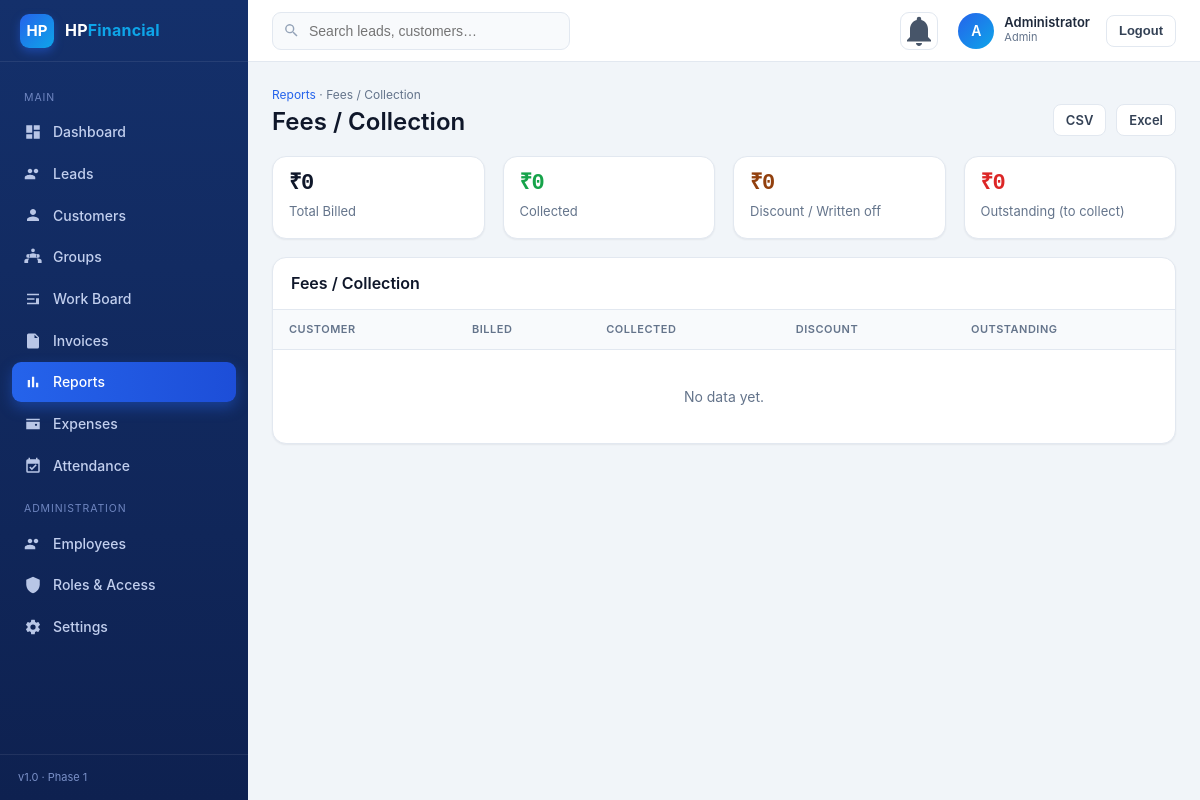
The page /reports/fees (signed in) on the database its author committed.
### tables this page shows
CREATE TABLE users (
  id BIGINT UNSIGNED AUTO_INCREMENT PRIMARY KEY,
  name VARCHAR(120) NOT NULL,
  mobile VARCHAR(15) NOT NULL UNIQUE,
  email VARCHAR(150) NULL,
  password_hash VARCHAR(255) NOT NULL,
  role_id BIGINT UNSIGNED NOT NULL,
  status ENUM('active','inactive') NOT NULL DEFAULT 'active',
  must_change_password TINYINT(1) NOT NULL DEFAULT 1,
  last_login_at DATETIME NULL,
  created_by BIGINT UNSIGNED NULL,
  created_at DATETIME NOT NULL DEFAULT CURRENT_TIMESTAMP,
  updated_at DATETIME NOT NULL DEFAULT CURRENT_TIMESTAMP ON UPDATE CURRENT_TIMESTAMP,
  FOREIGN KEY (role_id) REFERENCES roles(id),
  INDEX(status)
);

CREATE TABLE roles (
  id BIGINT UNSIGNED AUTO_INCREMENT PRIMARY KEY,
  name VARCHAR(50) NOT NULL,
  slug VARCHAR(50) NOT NULL UNIQUE
);

### app/Core/Controller.php (called while the page is built, shortened)
<?php
abstract class Controller
{
    protected function view(string $template, array $data = [], string $layout = 'app'): void
    {
        extract($data, EXTR_SKIP);
        $content = (function () use ($template, $data) {
            extract($data, EXTR_SKIP);
            ob_start();
            require APP_PATH . '/Views/' . $template . '.php';
            return ob_get_clean();
        })();
        require APP_PATH . '/Views/layouts/' . $layout . '.php';
    }
}

### app/Controllers/ReportController.php (called while the page is built, shortened)
<?php
class ReportController extends Controller
{
    private function nav(): array { return ['unreadCount' => Notification::unreadCount(Auth::id())]; }
    public function show(string $type): void
    {
        $f = Request::only(['financial_year','service','date_from','date_to']);
        $rows = []; $title = ucwords(str_replace('-', ' ', $type)); $cols = [];
        if ($type === 'fees') {
            $title = 'Fees / Collection';
            $cols = ['Customer','Billed','Collected','Discount','Outstanding'];
            $rows = self::feesByCustomer();
        } elseif ($type === 'leads') {
            $title = 'Leads Report'; $cols = ['Status','Count'];
            $rows = Model::query("SELECT status, COUNT(*) c FROM leads GROUP BY status");
        } elseif ($type === 'customers') {
            $title = 'Customers by Service'; $cols = ['Service','Customers'];
            $rows = Model::query("SELECT s.name AS service, COUNT(DISTINCT cs.customer_id) c
                FROM customer_services cs JOIN services s ON s.id=cs.service_id GROUP BY s.id ORDER BY c DESC");
        } else {
            $title = 'Service / Job Report'; $cols = ['Service','Jobs'];
            $rows = Model::query("SELECT s.name AS service, COUNT(j.id) c
                FROM service_jobs j JOIN services s ON s.code=j.service_code GROUP BY j.service_code ORDER BY c DESC");
        }
        $totals = null;
        if ($type === 'fees') {
            $totals = [
                'billed'      => array_sum(array_column($rows, 'billed')),
                'collected'   => array_sum(array_column($rows, 'collected')),
                'discount'    => array_sum(array_column($rows, 'discount')),
                'outstanding' => array_sum(array_map(fn($r) => max(0, (float)$r['outstanding']), $rows)),
            ];
        }
        $this->view('reports/show', array_merge($this->nav(), [
            'pageTitle' => $title, 'activeNav' => 'reports',
            'type' => $type, 'title' => $title, 'cols' => $cols, 'rows' => $rows, 'totals' => $totals,
            'f' => $f, 'services' => Service::activeList(),
        ]));
    }
    private static function feesByCustomer(): array
    {
        $rows = Model::query(
            "SELECT COALESCE(NULLIF(c.firm_name,''), c.name) AS customer,
                COALESCE((SELECT SUM(j.fees_amount) FROM service_jobs j WHERE j.customer_id = c.id),0) AS billed,
                COALESCE((SELECT SUM(p.amount) FROM service_payments p JOIN service_jobs j ON j.id = p.job_id WHERE j.customer_id = c.id),0)
                + COALESCE((SELECT SUM(l.amount) FROM customer_ledger l WHERE l.customer_id = c.id AND l.entry_type = 'payment'),0) AS collected,
                COALESCE((SELECT SUM(l.amount) FROM customer_ledger l WHERE l.customer_id = c.id AND l.entry_type = 'discount'),0) AS discount
             FROM customers c
             HAVING billed > 0 OR collected > 0 OR discount > 0
             ORDER BY (billed - collected - discount) DESC, customer");
        return $rows;
    }
}

### public/index.php (called while the page is built, shortened)
<?php
require dirname(__DIR__) . '/app/bootstrap.php';
$router = new Router();
$router->dispatch(Request::method(), Request::path());

### app/Helpers/functions.php (called while the page is built, shortened)
<?php
function e($v): string { return htmlspecialchars((string)($v ?? ''), ENT_QUOTES, 'UTF-8'); }
function base_url(): string
{
    $script = str_replace('\\', '/', dirname($_SERVER['SCRIPT_NAME'] ?? ''));
    return rtrim($script, '/');
}
function url(string $path = '/'): string
{
    return base_url() . '/' . ltrim($path, '/');
}
function asset(string $path): string { return url('assets/' . ltrim($path, '/')); }
function can(string $perm): bool { return Auth::can($perm); }
function active(string $page, string $current): string { return $page === $current ? 'active' : ''; }
function initials(string $name): string
{
    $p = preg_split('/\s+/', trim($name));
    return strtoupper(substr($p[0] ?? '', 0, 1) . (isset($p[1]) ? substr($p[1], 0, 1) : ''));
}

### app/Core/Auth.php (called while the page is built, shortened)
<?php
class Auth
{
    private static ?array $user = null;
    public static function check(): bool { return self::user() !== null; }
    public static function user(): ?array
    {
        if (self::$user !== null) return self::$user;
        $id = Session::get('user_id');
        $st = Database::pdo()->prepare("SELECT u.*, r.slug AS role_slug, r.name AS role_name
            FROM users u JOIN roles r ON r.id = u.role_id WHERE u.id = ? LIMIT 1");
        $st->execute([$id]);
        self::$user = $st->fetch() ?: null;
        return self::$user;
    }
    public static function isAdmin(): bool
    {
        $u = self::user();
        return $u && $u['role_slug'] === 'admin';
    }
    public static function can(string $perm): bool
    {
        return self::isAdmin() || in_array($perm, self::permissions(), true);
    }
}

### app/bootstrap.php (called while the page is built, shortened)
<?php
function env(string $key, $default = null) {
    return $_ENV[$key] ?? getenv($key) ?: $default;
}
spl_autoload_register(function (string $class) {
    $prefix = 'App\\';
    $rel = str_replace('\\', '/', substr($class, strlen($prefix)));
    $file = APP_PATH . '/' . $rel . '.php';
});
require APP_PATH . '/Helpers/functions.php';

### app/Core/Database.php (called while the page is built, shortened)
<?php
class Database
{
    private static ?PDO $pdo = null;
    public static function pdo(): PDO
    {
        if (self::$pdo === null) {
            $host = env('DB_HOST', '127.0.0.1');
            $port = env('DB_PORT', '3306');
            $name = env('DB_NAME', 'hp');
            $dsn  = "mysql:host=$host;port=$port;dbname=$name;charset=utf8mb4";
            self::$pdo = new PDO($dsn, env('DB_USER', 'root'), env('DB_PASS', ''), [
                PDO::ATTR_ERRMODE            => PDO::ERRMODE_EXCEPTION,
                PDO::ATTR_DEFAULT_FETCH_MODE => PDO::FETCH_ASSOC,
                PDO::ATTR_EMULATE_PREPARES   => false,
            ]);
        }
        return self::$pdo;
    }
}

### app/Core/Session.php (called while the page is built, shortened)
<?php
class Session
{
    public static function get(string $k, $d = null) { return $_SESSION[$k] ?? $d; }
}

### app/Core/Request.php (called while the page is built, shortened)
<?php
class Request
{
    public static function input(string $key, $default = null)
    {
        return $_POST[$key] ?? $_GET[$key] ?? $default;
    }
    public static function only(array $keys): array
    {
        $out = [];
        foreach ($keys as $k) { $out[$k] = self::input($k); }
        return $out;
    }
}

### app/Core/Model.php (called while the page is built, shortened)
<?php
abstract class Model
{
    protected static function db(): PDO { return Database::pdo(); }
    public static function query(string $sql, array $params = []): array
    {
        $st = self::db()->prepare($sql);
        $st->execute($params);
        return $st->fetchAll();
    }
}

### app/Views/layouts/app.php (the view, shortened to what this page needs)
<?php
$u = Auth::user();
$active = $activeNav ?? '';
$nav = [
  ['Main'],
  ['dashboard','Dashboard','/', true],
  ['leads','Leads','/leads', can('leads.view')],
  ['customers','Customers','/customers', can('customers.view')],
  ['families','Groups','/families', can('customers.view')],
  ['board','Work Board','/work-board', can('services.view')],
  ['invoices','Invoices','/invoices', can('invoices.manage')],
  ['reports','Reports','/reports', can('reports.view')],
  ['expenses','Expenses','/expenses', can('expenses.manage')],
  ['attendance', can('attendance.manage') ? 'Attendance' : 'My Attendance', '/attendance', true],
  ['Administration'],
  ['employees','Employees','/employees', can('employees.view')],
  ['roles','Roles & Access','/roles', can('roles.manage')],
  ['settings','Settings','/settings', can('settings.manage')],
];
$icons = [
  'dashboard'=>'M3 13h8V3H3v10zm0 8h8v-6H3v6zm10 0h8V11h-8v10zm0-18v6h8V3h-8z',
  'leads'=>'M16 11c1.66 0 3-1.34 3-3s-1.34-3-3-3-3 1.34-3 3 1.34 3 3 3zm-8 0c1.66 0 3-1.34 3-3S9.66 5 8 5 5 6.34 5 8s1.34 3 3 3zm0 2c-2.33 0-7 1.17-7 3.5V19h14v-2.5C15 14.17 10.33 13 8 13z',
  'customers'=>'M12 12c2.21 0 4-1.79 4-4s-1.79-4-4-4-4 1.79-4 4 1.79 4 4 4zm0 2c-2.67 0-8 1.34-8 4v2h16v-2c0-2.66-5.33-4-8-4z',
  'families'=>'M12 5.5A2.5 2.5 0 1 1 12 .5a2.5 2.5 0 0 1 0 5zM5.5 13a2.5 2.5 0 1 1 0-5 2.5 2.5 0 0 1 0 5zm13 0a2.5 2.5 0 1 1 0-5 2.5 2.5 0 0 1 0 5zM12 7c-2 0-5 1-5 3v3h10v-3c0-2-3-3-5-3zM5.5 14C3.5 14 .5 15 .5 17v3h5v-3c0-1 .5-2 1.5-2.7-.5-.2-1-.3-1.5-.3zm13 0c-.5 0-1 .1-1.5.3 1 .7 1.5 1.7 1.5 2.7v3h5v-3c0-2-3-3-5-3z',
  'expenses'=>'M21 7H3V5h18v2zm0 2v10H3V9h18zm-5 5.5a1.5 1.5 0 1 0 0-3 1.5 1.5 0 0 0 0 3z',
  'attendance'=>'M19 3h-1V1h-2v2H8V1H6v2H5a2 2 0 0 0-2 2v14a2 2 0 0 0 2 2h14a2 2 0 0 0 2-2V5a2 2 0 0 0-2-2zm0 16H5V9h14v10zm-8.5-1.5L7 14l1.4-1.4 2.1 2.1 5-5L17 11l-6.5 6.5z',
  'invoices'=>'M6 2h9l5 5v13a2 2 0 0 1-2 2H6a2 2 0 0 1-2-2V4a2 2 0 0 1 2-2zm8 1.5V8h4.5L14 3.5zM8 12h8v1.5H8V12zm0 3h8v1.5H8V15zm0 3h5v1.5H8V18z',
  'board'=>'M4 5h16v2H4V5zm0 6h10v2H4v-2zm0 6h16v2H4v-2zM16 11h4v6h-4v-6z',
  'reports'=>'M5 9.2h3V19H5V9.2zM10.6 5h3v14h-3V5zm5.6 8H19v6h-3v-6z',
  'employees'=>'M16 11c1.66 0 3-1.34 3-3s-1.34-3-3-3-3 1.34-3 3 1.34 3 3 3zm-8 0c1.66 0 3-1.34 3-3S9.66 5 8 5 5 6.34 5 8s1.34 3 3 3zm0 2c-2.33 0-7 1.17-7 3.5V19h14v-2.5C15 14.17 10.33 13 8 13z',
  'roles'=>'M12 1L3 5v6c0 5.55 3.84 10.74 9 12 5.16-1.26 9-6.45 9-12V5l-9-4z',
  'settings'=>'M19.14 12.94a7.49 7.49 0 0 0 .05-1.88l2.03-1.58a.5.5 0 0 0 .12-.64l-1.92-3.32a.5.5 0 0 0-.6-.22l-2.39.96a7.3 7.3 0 0 0-1.62-.94l-.36-2.54a.5.5 0 0 0-.5-.42h-3.84a.5.5 0 0 0-.5.42l-.36 2.54c-.59.24-1.13.56-1.62.94l-2.39-.96a.5.5 0 0 0-.6.22L2.62 8.84a.5.5 0 0 0 .12.64l2.03 1.58a7.49 7.49 0 0 0 0 1.88L2.74 14.5a.5.5 0 0 0-.12.64l1.92 3.32a.5.5 0 0 0 .6.22l2.39-.96c.49.38 1.03.7 1.62.94l.36 2.54a.5.5 0 0 0 .5.42h3.84a.5.5 0 0 0 .5-.42l.36-2.54c.59-.24 1.13-.56 1.62-.94l2.39.96a.5.5 0 0 0 .6-.22l1.92-3.32a.5.5 0 0 0-.12-.64l-2.03-1.58zM12 15.5A3.5 3.5 0 1 1 12 8.5a3.5 3.5 0 0 1 0 7z',
];
?><!DOCTYPE html>
<html lang="en">
<head>
<link rel="stylesheet" href="<?= asset('css/theme.css') ?>">
</head>
<body>
<div class="app">
  <aside class="sidebar" id="sidebar">
    <div class="sidebar__brand">
      <div class="brand__logo">HP</div>
      <div class="brand__name">HP<span>Financial</span></div>
    </div>
    <nav class="nav">
      <?php foreach ($nav as $item): ?>
        <?php if (count($item) === 1): ?>
          <div class="nav__label"><?= e($item[0]) ?></div>
        <?php elseif ($item[3]): ?>
          <a class="nav__item <?= active($item[0], $active) ?>" href="<?= url($item[2]) ?>">
            <svg viewBox="0 0 24 24" fill="currentColor"><path d="<?= $icons[$item[0]] ?>"/></svg>
            <span><?= e($item[1]) ?></span>
          </a>
        <?php endif; ?>
      <?php endforeach; ?>
    </nav>
    <div style="padding:14px 18px;border-top:1px solid rgba(255,255,255,.08);font-size:11px;color:#7a90c8">v1.0 · Phase 1</div>
  </aside>
  <div class="main">
    <header class="topbar">
      <div class="topbar__search" id="globalSearchWrap">
        <svg viewBox="0 0 24 24" fill="currentColor"><path d="M15.5 14h-.79l-.28-.27a6.5 6.5 0 1 0-.7.7l.27.28v.79l5 4.99L20.49 19l-4.99-5zm-6 0A4.5 4.5 0 1 1 14 9.5 4.5 4.5 0 0 1 9.5 14z"/></svg>
        <input type="text" id="globalSearch" placeholder="Search leads, customers…" autocomplete="off">
      </div>
      <a class="icon-btn" href="<?= url('/notifications') ?>" title="Notifications">
        <svg viewBox="0 0 24 24" fill="currentColor"><path d="M12 22c1.1 0 2-.9 2-2h-4c0 1.1.9 2 2 2zm6-6v-5c0-3.07-1.63-5.64-4.5-6.32V4a1.5 1.5 0 0 0-3 0v.68C7.64 5.36 6 7.92 6 11v5l-2 2v1h16v-1l-2-2z"/></svg>
      </a>
      <form method="post" action="<?= url('/logout') ?>" style="display:flex;align-items:center;gap:10px;margin:0">
        <div class="user-chip">
          <div class="avatar"><?= e(initials($u['name'] ?? 'U')) ?></div>
          <div class="user-chip__info">
            <div class="user-chip__name"><?= e($u['name'] ?? '') ?></div>
            <div class="user-chip__role"><?= e($u['role_name'] ?? '') ?></div>
          </div>
        </div>
        <button class="btn btn--light btn--sm" type="submit" title="Logout">
          <span class="logout-label">Logout</span>
        </button>
      </form>
    </header>
    <div id="page">
      <div class="content">
        <?= $content ?>
      </div>
    </div>
  </div>
</div>
</body>
</html>

### app/Core/Router.php (shortened to what this page needs)
<?php
class Router
{
    private array $routes = [];
    public function add(string $method, string $path, string $handler, array $opts = []): void
    {
        $this->routes[] = [
            'method'  => strtoupper($method),
            'path'    => $path,
            'handler' => $handler,
            'auth'    => $opts['auth'] ?? true,
            'perm'    => $opts['perm'] ?? null,
        ];
    }
    public function dispatch(string $method, string $uri): void
    {
        foreach ($this->routes as $r) {
            if ($r['method'] !== $method) continue;
            $pattern = '#^' . preg_replace('#\{[a-zA-Z_]+\}#', '([^/]+)', $r['path']) . '$#';
            if (!preg_match($pattern, $uri, $m)) continue;
            array_shift($m);
            if ($r['auth'] && !Auth::check()) {
                Session::set('intended', $uri);
                $this->go('/login');
            }
            [$class, $action] = explode('@', $r['handler']);
            (new $fqcn)->$action(...$m);
            return;
        }
    }
}

### rows shown on the page
users: name "A", name "Administrator", role.name "Admin"

### other values the page prints
$item[0] "MAIN"
$item[1] "Dashboard"
$item[1] "Leads"
$item[1] "Customers"
$item[1] "Groups"
$item[1] "Work Board"
$item[1] "Invoices"
$item[1] "Reports"
$item[1] "Expenses"
$item[1] "Attendance"
$item[0] "ADMINISTRATION"
$item[1] "Employees"
$item[1] "Roles & Access"
$item[1] "Settings"
money($totals['billed']) "₹0"
